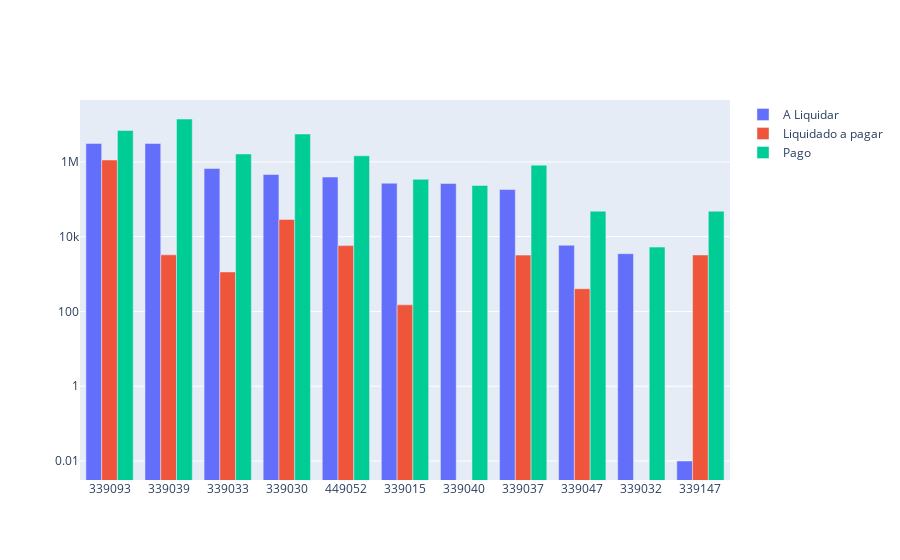

Notebook cell for this chart:
### Code cell
# Saldo a liquidar por ND
cols = ['ND', 'A_LIQUIDAR', 'LIQUIDADO_A_PAGAR', 'PAGO']

df_aux = df.loc[:, cols].groupby('ND').sum().sort_values(by= 'A_LIQUIDAR', ascending=False).reset_index()
df_aux = df_aux[df_aux['A_LIQUIDAR'] > 0]
# Criando o gráfico
fig = go.Figure()

# Adicionando as colunas y1, y2 e y3 no eixo y
fig.add_trace(go.Bar(x=df_aux['ND'], y=df_aux['A_LIQUIDAR'], name='A Liquidar'))
fig.add_trace(go.Bar(x=df_aux['ND'], y=df_aux['LIQUIDADO_A_PAGAR'], name='Liquidado a pagar'))
fig.add_trace(go.Bar(x=df_aux['ND'], y=df_aux['PAGO'], name='Pago'))

fig.update_traces(textposition = 'outside', cliponaxis = False, hovertemplate=None)
fig.update_layout(hovermode="x unified")
fig.update_yaxes(type="log")

fig.show()

### Figure 1 — Plotly figure (JSON) as saved in the notebook; plotly's stock layout.template omitted (floating-point values rounded to 4 significant figures)
{"data": [{"cliponaxis": false, "name": "A Liquidar", "textposition": "outside", "type": "bar", "x": ["339093", "339039", "339033", "339030", "449052", "339015", "339040", "339037", "339047", "339032", "339147"], "y": [3107000.0, 3098000.0, 662800.0, 458600.0, 391500.0, 268900.0, 263200.0, 182100.0, 5890.0, 3500, 0.01]}, {"cliponaxis": false, "name": "Liquidado a pagar", "textposition": "outside", "type": "bar", "x": ["339093", "339039", "339033", "339030", "449052", "339015", "339040", "339037", "339047", "339032", "339147"], "y": [1122000.0, 3269.0, 1136.0, 28890.0, 5756.0, 150.4, 0, 3205.0, 405.0, 0, 3231.0]}, {"cliponaxis": false, "name": "Pago", "textposition": "outside", "type": "bar", "x": ["339093", "339039", "339033", "339030", "449052", "339015", "339040", "339037", "339047", "339032", "339147"], "y": [6890000.0, 14000000.0, 1625000.0, 5554000.0, 1446000.0, 341300.0, 232800.0, 817800.0, 47990.0, 5246.0, 47990.0]}], "layout": {"hovermode": "x unified", "yaxis": {"type": "log"}}}
